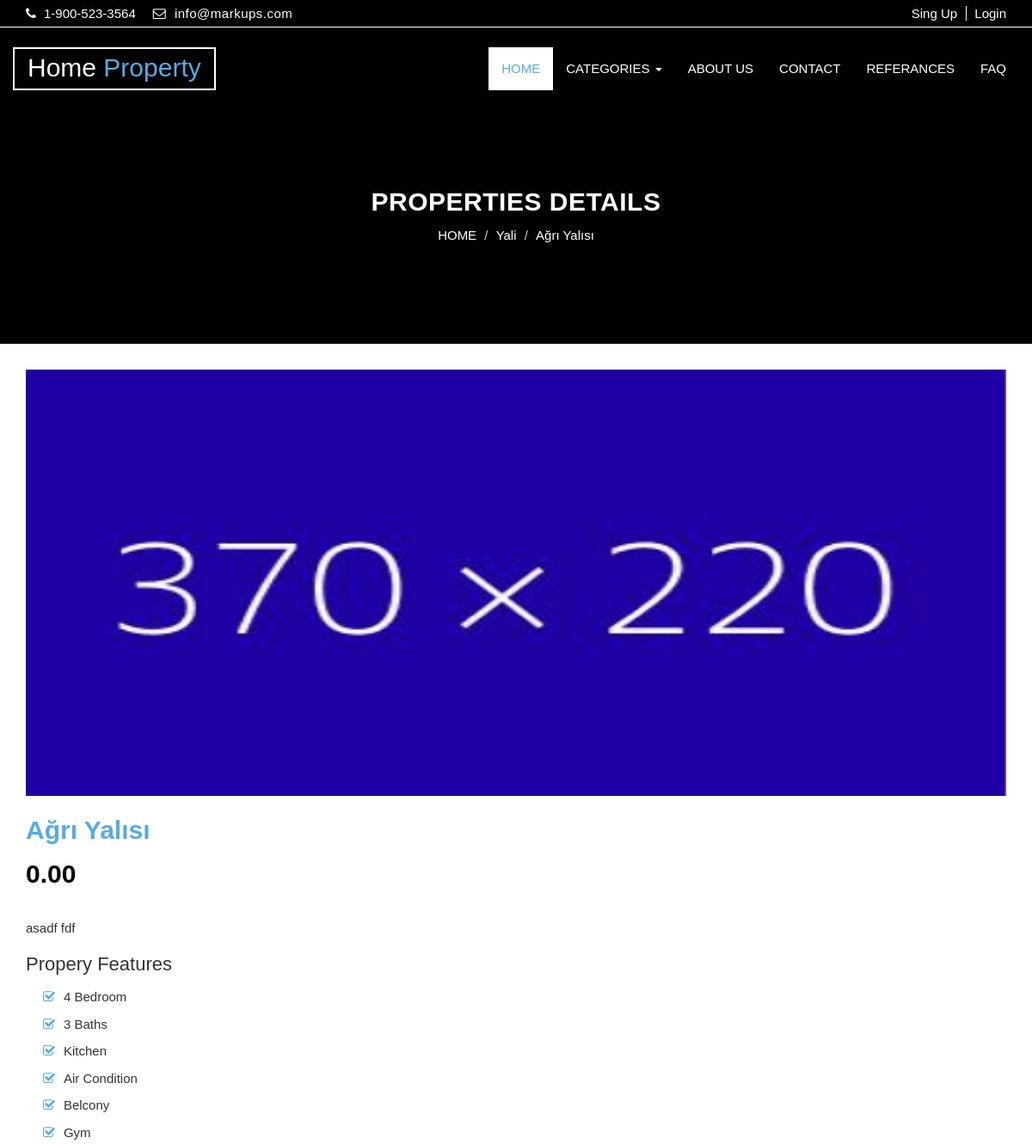
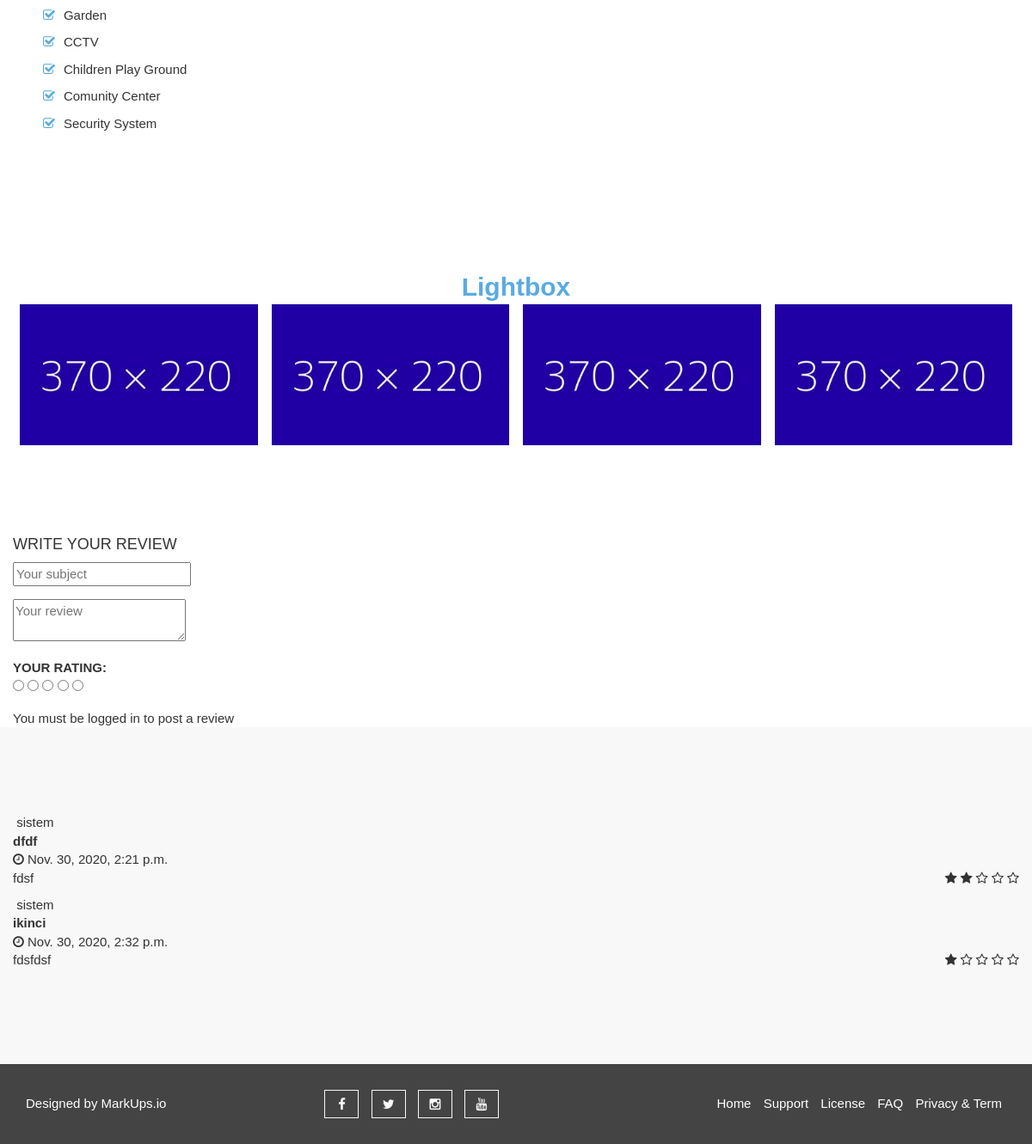
/rentalad/7/agri-yalisi, run on the app's committed database (2 pictures, top to bottom).
### emlak/models.py (models this page shows, shortened)
class Rentalad(models.Model):
    STATUS = (
        ('True', 'Evet'),
        ('False', 'Hayır'),
    )
    ROOMCOUNT = (
        ('Stüdyo (1+0)', 'Stüdyo (1+0)'),
        ('1+1', '1+1'),
        ('1,5+1', '1,5+1'),
        ('2+1', '2+1'),
        ('3+1', '3+1'),
        ('3+2', '3+2'),
        ('4+1', '4+1'),
        ('5+1', '5+1'),
    )
    category = models.ForeignKey(Category, on_delete=models.CASCADE, default='None')  # many to one relation with Category
    location = models.ForeignKey(Location, on_delete=models.CASCADE, default='None')  # many to one relation with Category
    title = models.CharField(max_length=150)
    keywords = models.CharField(max_length=255)
    description = models.TextField(max_length=255)
    image = models.ImageField(upload_to='images/', null=True)
    price = models.DecimalField(max_digits=12, decimal_places=2, default=0)
    age = models.IntegerField(default=0)
    area = models.IntegerField(default=0)
    balcony = models.CharField(max_length=10, choices=STATUS, default='None')
    furnished = models.CharField(max_length=10, choices=STATUS, default='None')
    roomcount = models.CharField(max_length=20, choices=ROOMCOUNT, default='None')
    detail = RichTextUploadingField()
    slug = models.SlugField(null=False, unique=True)
    status = models.CharField(max_length=10, choices=STATUS, default='False')
    create_at = models.DateTimeField(auto_now_add=True)
    update_at = models.DateTimeField(auto_now=True)
    user = models.ForeignKey(User, on_delete=models.CASCADE)
    def image_tag2(self):
        if self.image.url is not None:
            return mark_safe('{}'.format(self.image.url))
        else:
            return ""

class Category(MPTTModel):
    STATUS = (
        ('True', 'Evet'),
        ('False', 'Hayır'),
    )
    title = models.CharField(max_length=50)
    keywords = models.CharField(max_length=255)
    description = models.TextField(max_length=255)
    image = models.ImageField(blank=True, upload_to='images/')
    status = models.CharField(max_length=10, choices=STATUS)
    slug = models.SlugField(null=False, unique=True)
    parent = TreeForeignKey('self', blank=True, null=True, related_name='children', on_delete=models.CASCADE) #kendi kendine refere eder, boş kabul edilir,silme işleminde silenini tüm alt bağlarıyla beraber siler.  create_at = models.DateTimeField(auto_now_add=True)
    update_at = models.DateTimeField(auto_now=True)
    class MPTTMeta:
        order_insertion_by = ['title']

class Comment(models.Model):
    STATUS = (
        ('New', 'New'),
        ('True', 'True'),
        ('False', 'False'),
    )
    rentalad = models.ForeignKey(Rentalad, on_delete=models.CASCADE)
    user = models.ForeignKey(User, on_delete=models.CASCADE)
    subject = models.CharField(max_length=50, blank=True)
    comment = models.CharField(max_length=250, blank=True)
    rate = models.IntegerField(default=1)
    ip = models.CharField(max_length=20, blank=True)
    status = models.CharField(max_length=10, choices=STATUS, default='New')
    create_at = models.DateTimeField(auto_now_add=True)
    update_at = models.DateTimeField(auto_now=True)

### home/views.py (the view)
# urls.py: path('rentalad/<int:id>/<slug:slug>', views.rentalad_details, name='rentalad_details'),
def rentalad_details(request, id, slug):
    setting = Setting.objects.get(pk=1)
    category = Category.objects.filter(status=True).all()
    rentalad = Rentalad.objects.get(pk=id)  # default language
    images = Images.objects.filter(rentalad=id).all()
    comments = Comment.objects.filter(rentalad=id, status=True).all()
    context = {'setting': setting,
               'rentalad': rentalad,
               'comments': comments,
               'images': images,
               'category': category}
    return render(request, 'properties-detail.html', context)

### home/templates/properties-detail.html (shortened to what this page needs)
{% extends 'homebase.html' %}
{% load static %}
{% block body %}
  <section id="aa-property-header">
    <div class="container" >
      <div class="row">
        <div class="col-md-12" >
          <div class="aa-property-header-inner">
            <h2>Properties Details</h2>
            <ol class="breadcrumb">
            <li><a href="/">HOME</a></li>
            <li><a href="/category/{{ rentalad.category.id }}/{{ rentalad.category.slug }}">{{ rentalad.category.title}}</a></li>
             <li class="active">{{ rentalad.title }}</li>
          </ol>
          </div>
        </div>
      </div>
    </div>
  </section>
  <section id="aa-properties">
    <div class="container">
      <div class="row">
        <div class="col-md-12">
          <div class="aa-properties-content">
            <div class="aa-properties-details">
             <div class="aa-properties-details-img">
               <img src="{{ rentalad.image_tag2 }}" alt="img">
             </div>
             <div class="aa-properties-info">
               <h2>{{ rentalad.description }}</h2>
               <span class="aa-price">{{ rentalad.price }}</span>
                 <p> {{ rentalad.detail | safe }}</p>
                 <h4>Propery Features</h4>
               <ul>
                 <li>4 Bedroom</li>
                 <li>3 Baths</li>
                 <li>Kitchen</li>
                 <li>Air Condition</li>
                 <li>Belcony</li>
                 <li>Gym</li>
                 <li>Garden</li>
                 <li>CCTV</li>
                 <li>Children Play Ground</li>
                 <li>Comunity Center</li>
                 <li>Security System</li>
               </ul>
</div>
            </div>
          </div>
        </div>
      </div>
    </div>
  </section>
 <section id="aa-gallery">
    <div class="container">
    <h2 style="text-align:center">Lightbox</h2>
<div class="row">
  <div class="column">
    <img src="{{ rentalad.image_tag2 }}" style="width:100%" onclick="openModal();currentSlide(1)" class="hover-shadow cursor">
  </div>
  <div class="column">
    <img src="{{ rentalad.image_tag2 }}" style="width:100%" onclick="openModal();currentSlide(2)" class="hover-shadow cursor">
  </div>
  <div class="column">
    <img src="{{ rentalad.image_tag2 }}" style="width:100%" onclick="openModal();currentSlide(3)" class="hover-shadow cursor">
  </div>
  <div class="column">
    <img src="{{ rentalad.image_tag2 }}" style="width:100%" onclick="openModal();currentSlide(4)" class="hover-shadow cursor">
  </div>
</div>
    </div>
  </section>
    <div class="col-md-12">
                                            <h4 class="text-uppercase">Write Your Review</h4>
                                            <form class="review-form" action="/rentalad/addcomment/{{ rentalad.id }}" method="post">
                                                <div class="form-group">
                                                    <input name="subject" class="input" type="text" placeholder="Your subject" />
                                                </div>
                                                <div class="form-group">
                                                    <textarea name="comment" class="input" placeholder="Your review"></textarea>
                                                </div>
                                                <div class="form-group">
                                                    <div class="input-rating">
                                                        <strong class="text-uppercase">Your Rating: </strong>
                                                        <div class="stars">
                                                            <input type="radio" id="star5" name="rate" value="5" /><label for="star5"></label>
                                                            <input type="radio" id="star4" name="rate" value="4" /><label for="star4"></label>
                                                            <input type="radio" id="star3" name="rate" value="3" /><label for="star3"></label>
                                                            <input type="radio" id="star2" name="rate" value="2" /><label for="star2"></label>
                                                            <input type="radio" id="star1" name="rate" value="1" /><label for="star1"></label>
                                                        </div>
                                                    </div>
                                                </div>
                                                {% if user.id is not None %}
                                                    <button class="primary-btn">Submit</button>
                                                {% else %}
                                                    You must be logged in to post a review
                                                {% endif %}
                                            </form>
                                        </div>
    </div><section id="aa-latest-property">
<div class="col-md-12">
                                    <div class="product-reviews">
                                        {% for rs in comments %}
                                            <div class="single-review">
                                                <div class="review-heading">
                                                    <div><a href="#"> {{ rs.user.first_name }}</a> </div>
                                                    <div><b>{{ rs.subject }}</b> </div>
                                                    <div><a href="#"><i class="fa fa-clock-o"></i> {{ rs.create_at}}</a></div>
                                                    <div class="review-rating pull-right">
                                                        <i class="fa fa-star{% if rs.rate < 1 %}-o empty{% endif %}"></i>
                                                        <i class="fa fa-star{% if rs.rate < 2 %}-o empty{% endif %}"></i>
                                                        <i class="fa fa-star{% if rs.rate < 3 %}-o empty{% endif %}"></i>
                                                        <i class="fa fa-star{% if rs.rate < 4 %}-o empty{% endif %}"></i>
                                                        <i class="fa fa-star{% if rs.rate < 5 %}-o empty{% endif %}"></i>
                                                    </div>
                                                </div>
                                                <div class="review-body">
                                                    <p>{{ rs.comment }}</p>
                                                </div>
                                            </div>
                                        {% endfor %}
                                    </div>
                                </div>
    </section>
{% endblock %}

### home/static/css/theme-color/default-theme.css (style rules this page uses)
h2 { color: #59abe3; }
#aa-property-header .aa-property-header-inner .breadcrumb li.active { color: #59abe3; }
.aa-properties-details .aa-properties-info ul li:before { color: #59abe3; }

### home/templates/properties-detail.html (style rules this page uses)
body { font-family: Verdana, sans-serif; margin: 0; }
* { box-sizing: border-box; }
.row > .column { padding: 0 8px; }
.row:after { content: ""; display: table; clear: both; }
.column { float: left; width: 25%; }
.cursor { cursor: pointer; }
img { margin-bottom: -4px; }
.active, .demo:hover { opacity: 1; }
img.hover-shadow { transition: 0.3s; }

### data on the page
Rentalad: category "Yali", title "Ağrı Yalısı", image_tag2 (picture), description "Ağrı Yalısı", price "0.00", detail "asadf fdf"
Comment: user.first_name "sistem", subject "dfdf", create_at "Nov. 30, 2020, 2:21 p.m.", rate 2 (drawn), comment "fdsf"
Comment: user.first_name "sistem", subject "ikinci", create_at "Nov. 30, 2020, 2:32 p.m.", rate 1 (drawn), comment "fdsfdsf"
